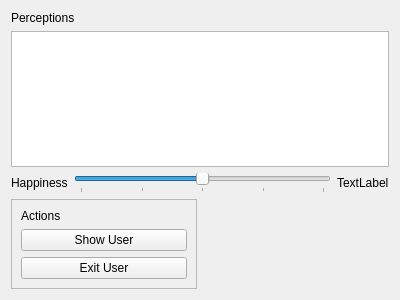
<?xml version="1.0" encoding="UTF-8"?>
<ui version="4.0">
 <class>Form</class>
 <widget class="QWidget" name="Form">
  <property name="geometry">
   <rect>
    <x>0</x>
    <y>0</y>
    <width>400</width>
    <height>300</height>
   </rect>
  </property>
  <property name="windowTitle">
   <string>Form</string>
  </property>
  <layout class="QGridLayout" name="gridLayout">
   <item row="0" column="0">
    <widget class="QLabel" name="label_2">
     <property name="text">
      <string>Perceptions</string>
     </property>
    </widget>
   </item>
   <item row="1" column="0" colspan="2">
    <widget class="QPlainTextEdit" name="plainTextEdit"/>
   </item>
   <item row="2" column="0" colspan="2">
    <layout class="QHBoxLayout" name="horizontalLayout">
     <item>
      <widget class="QLabel" name="label">
       <property name="text">
        <string>Happiness</string>
       </property>
      </widget>
     </item>
     <item>
      <widget class="QSlider" name="horizontalSlider">
       <property name="minimum">
        <number>-10</number>
       </property>
       <property name="maximum">
        <number>10</number>
       </property>
       <property name="orientation">
        <enum>Qt::Horizontal</enum>
       </property>
       <property name="tickPosition">
        <enum>QSlider::TicksBelow</enum>
       </property>
       <property name="tickInterval">
        <number>5</number>
       </property>
      </widget>
     </item>
     <item>
      <widget class="QLabel" name="labelHappiness">
       <property name="text">
        <string>TextLabel</string>
       </property>
      </widget>
     </item>
    </layout>
   </item>
   <item row="3" column="0">
    <widget class="QFrame" name="frame">
     <property name="frameShape">
      <enum>QFrame::StyledPanel</enum>
     </property>
     <property name="frameShadow">
      <enum>QFrame::Raised</enum>
     </property>
     <layout class="QVBoxLayout" name="verticalLayout">
      <item>
       <widget class="QLabel" name="label_3">
        <property name="text">
         <string>Actions</string>
        </property>
       </widget>
      </item>
      <item>
       <widget class="QPushButton" name="pushButtonShow">
        <property name="text">
         <string>Show User</string>
        </property>
       </widget>
      </item>
      <item>
       <widget class="QPushButton" name="pushButtonExit">
        <property name="text">
         <string>Exit User</string>
        </property>
       </widget>
      </item>
     </layout>
    </widget>
   </item>
  </layout>
 </widget>
 <resources/>
 <connections/>
</ui>
